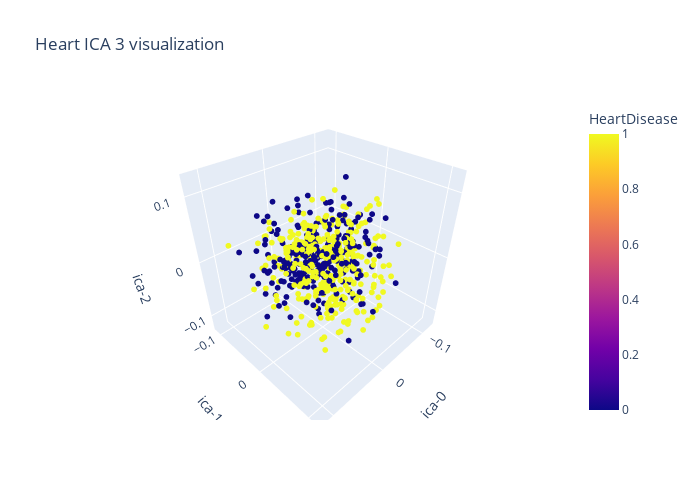

Notebook code cell kept with this figure:
### Code cell
fig = px.scatter_3d(heart_Train,
                    x='ica-0',
                    y='ica-1',
                    z='ica-2',
                    color='HeartDisease',
                    title='Heart ICA 3 visualization',
#                     template='plotly_dark',
                    color_discrete_sequence=px.colors.qualitative.Antique)
fig.update_traces(marker=dict(size=2))
fig.update_layout(width=700, height=500, bargap=0.05)
fig.show()

### Figure 1 — Plotly figure (JSON) as saved in the notebook; plotly's stock layout.template omitted (floating-point values rounded to 4 significant figures; data arrays with more than 128 entries replaced by an {"elided": "..."} marker saying what was removed)
{"data": [{"hovertemplate": "ica-0=%{x}<br>ica-1=%{y}<br>ica-2=%{z}<br>HeartDisease=%{marker.color}<extra></extra>", "legendgroup": "", "marker": {"color": {"elided": "642 int values"}, "coloraxis": "coloraxis", "size": 2, "symbol": "circle"}, "mode": "markers", "name": "", "scene": "scene", "showlegend": false, "type": "scatter3d", "x": {"elided": "642 float values"}, "y": {"elided": "642 float values"}, "z": {"elided": "642 float values"}}], "layout": {"bargap": 0.05, "coloraxis": {"colorbar": {"title": {"text": "HeartDisease"}}, "colorscale": [[0, "#0d0887"], [0.1111, "#46039f"], [0.2222, "#7201a8"], [0.3333, "#9c179e"], [0.4444, "#bd3786"], [0.5556, "#d8576b"], [0.6667, "#ed7953"], [0.7778, "#fb9f3a"], [0.8889, "#fdca26"], [1, "#f0f921"]]}, "height": 500, "legend": {"tracegroupgap": 0}, "scene": {"domain": {"x": [0, 1], "y": [0, 1]}, "xaxis": {"title": {"text": "ica-0"}}, "yaxis": {"title": {"text": "ica-1"}}, "zaxis": {"title": {"text": "ica-2"}}}, "title": {"text": "Heart ICA 3 visualization"}, "width": 700}}
